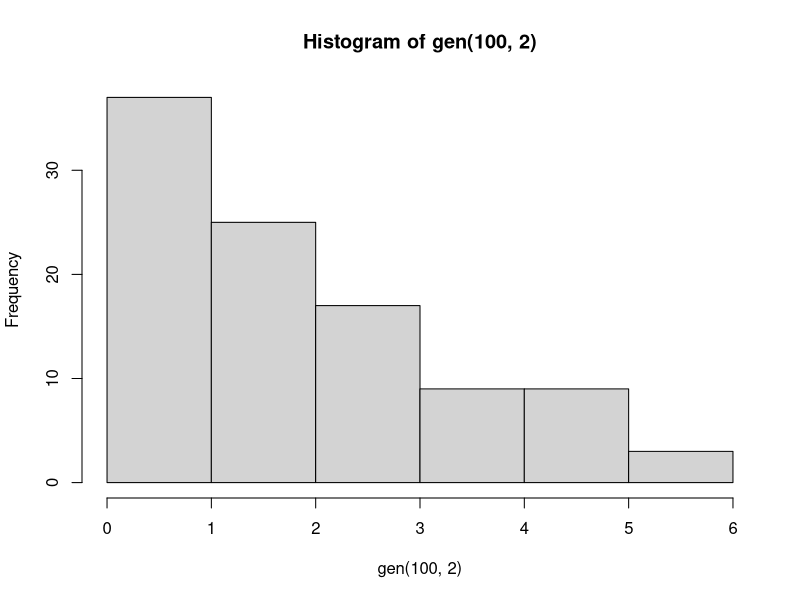

R code for this plot:
poisson_inv_transform <- function(lambda) {
  n <- 0
  poisson <- function(x, lambda) {
    return(lambda^x / factorial(x) * exp(-lambda))
  }
  pp <- poisson(0, lambda)
  u <- runif(1)
  if (u <= pp) {
    return(n)
  }
  while (u > pp) {
    n <- n + 1
    pp <- pp + poisson(n, lambda)
  }
  return(n)
}

gen <- function(n, lam) {
  x <- numeric(0)
  for (i in 1:n){
    x <- c(x, poisson_inv_transform(lam))
  }
  return(x)
}

x <- numeric(0)
x <- c(x, gen(1000, 2))
hist(gen(100, 2))
